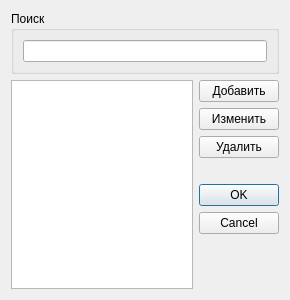
<?xml version="1.0" encoding="UTF-8"?>
<ui version="4.0">
 <class>ListAccountDialog</class>
 <widget class="QDialog" name="ListAccountDialog">
  <property name="geometry">
   <rect>
    <x>0</x>
    <y>0</y>
    <width>290</width>
    <height>300</height>
   </rect>
  </property>
  <property name="windowTitle">
   <string>Dialog</string>
  </property>
  <layout class="QGridLayout" name="gridLayout_2">
   <item row="0" column="0">
    <layout class="QVBoxLayout" name="verticalLayout_2">
     <item>
      <widget class="QGroupBox" name="groupBox">
       <property name="title">
        <string>Поиск</string>
       </property>
       <layout class="QGridLayout" name="gridLayout">
        <item row="0" column="1">
         <widget class="QLineEdit" name="lineEditSearch"/>
        </item>
       </layout>
      </widget>
     </item>
     <item>
      <layout class="QHBoxLayout" name="horizontalLayout">
       <item>
        <widget class="QListView" name="listAccount"/>
       </item>
       <item>
        <layout class="QVBoxLayout" name="verticalLayout">
         <item>
          <widget class="QPushButton" name="pushButtonAdd">
           <property name="text">
            <string>Добавить</string>
           </property>
          </widget>
         </item>
         <item>
          <widget class="QPushButton" name="pushButtonEdit">
           <property name="text">
            <string>Изменить</string>
           </property>
          </widget>
         </item>
         <item>
          <widget class="QPushButton" name="pushButtonDelete">
           <property name="text">
            <string>Удалить</string>
           </property>
          </widget>
         </item>
         <item>
          <spacer name="verticalSpacer">
           <property name="orientation">
            <enum>Qt::Vertical</enum>
           </property>
           <property name="sizeType">
            <enum>QSizePolicy::Fixed</enum>
           </property>
           <property name="sizeHint" stdset="0">
            <size>
             <width>20</width>
             <height>20</height>
            </size>
           </property>
          </spacer>
         </item>
         <item>
          <widget class="QDialogButtonBox" name="buttonBox">
           <property name="enabled">
            <bool>true</bool>
           </property>
           <property name="orientation">
            <enum>Qt::Vertical</enum>
           </property>
           <property name="standardButtons">
            <set>QDialogButtonBox::Cancel|QDialogButtonBox::Ok</set>
           </property>
           <property name="centerButtons">
            <bool>false</bool>
           </property>
          </widget>
         </item>
        </layout>
       </item>
      </layout>
     </item>
    </layout>
   </item>
  </layout>
 </widget>
 <resources/>
 <connections>
  <connection>
   <sender>buttonBox</sender>
   <signal>accepted()</signal>
   <receiver>ListAccountDialog</receiver>
   <slot>accept()</slot>
   <hints>
    <hint type="sourcelabel">
     <x>248</x>
     <y>254</y>
    </hint>
    <hint type="destinationlabel">
     <x>157</x>
     <y>274</y>
    </hint>
   </hints>
  </connection>
  <connection>
   <sender>buttonBox</sender>
   <signal>rejected()</signal>
   <receiver>ListAccountDialog</receiver>
   <slot>reject()</slot>
   <hints>
    <hint type="sourcelabel">
     <x>277</x>
     <y>287</y>
    </hint>
    <hint type="destinationlabel">
     <x>286</x>
     <y>274</y>
    </hint>
   </hints>
  </connection>
 </connections>
</ui>
